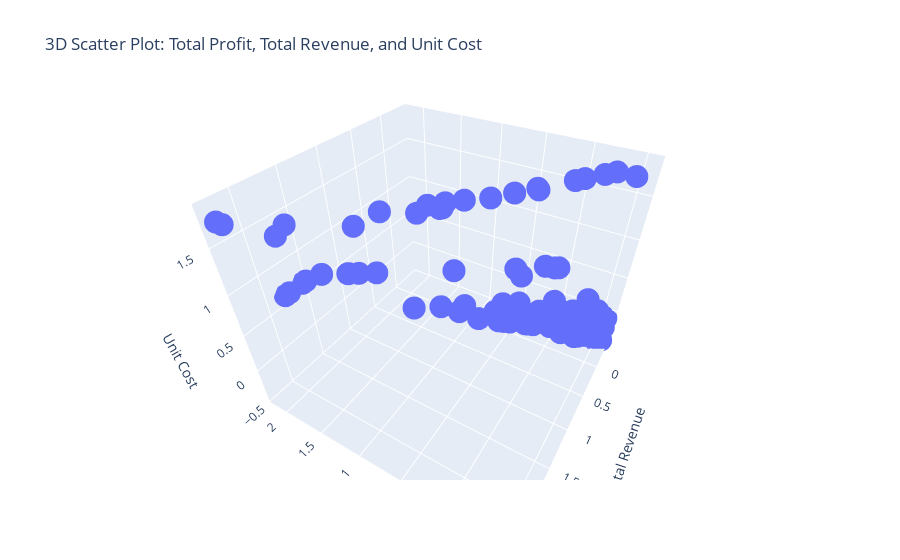

Here is the notebook cell this chart was saved with:
### Code cell
df[numerical_columns] = robust_scale(df[numerical_columns])

fig = px.scatter_3d(df, x='Total_Profit', y='Total_Revenue', z='Unit_Cost', 
                    title="3D Scatter Plot: Total Profit, Total Revenue, and Unit Cost",
                    labels={'Total_Profit': 'Total Profit', 'Total_Revenue': 'Total Revenue', 'Unit_Cost': 'Unit Cost'})
fig.show()
